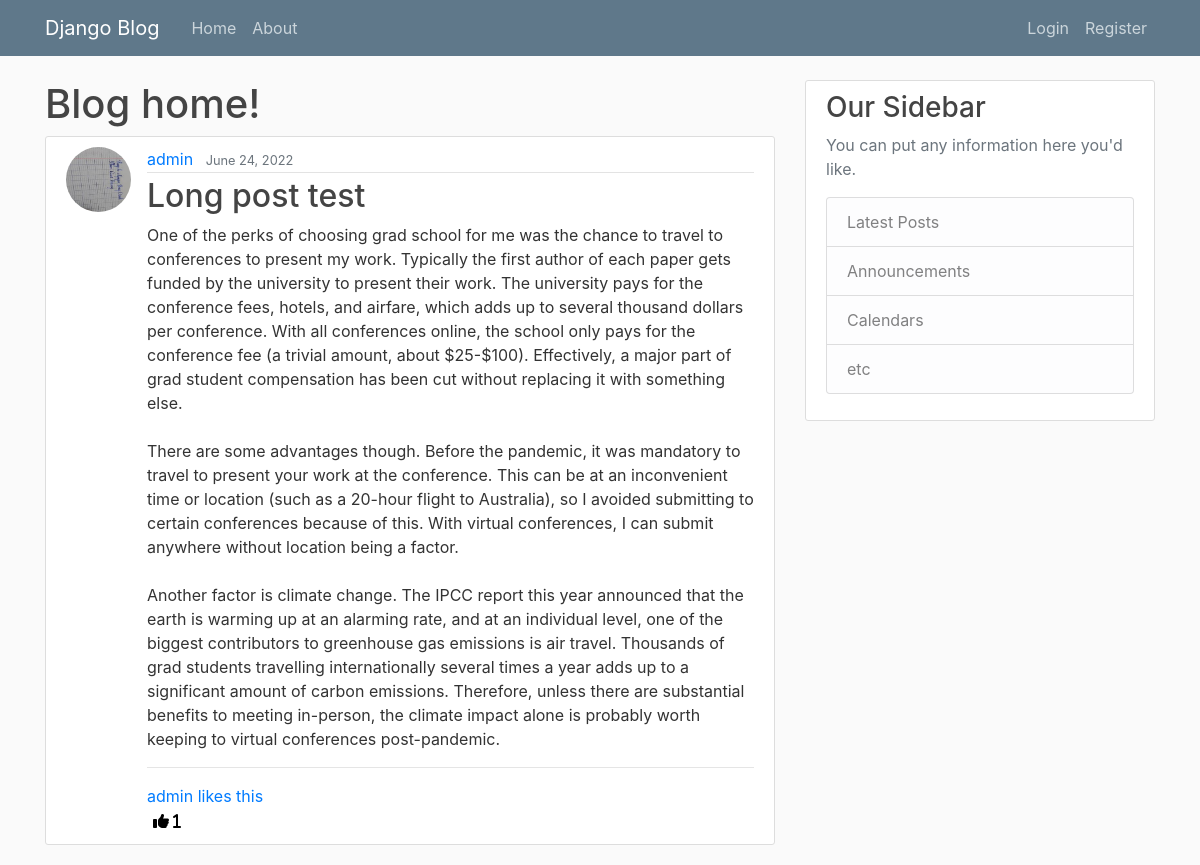
Screenshot of /blog/post/7/ with the database file from the repository.
### blog/models.py (models this page shows, shortened)
class Post(models.Model):
    title = models.CharField(max_length=100)
    content = models.TextField()
    date_posted = models.DateTimeField(default=timezone.now)
    author = models.ForeignKey(User, on_delete=models.CASCADE)
    likes = models.ManyToManyField(User, blank=True, related_name='likes')
    class Meta:
        ordering = ['-id']

### users/models.py (models this page shows, shortened)
class Profile(models.Model):
    user = models.OneToOneField(User, on_delete=models.CASCADE)
    image = models.ImageField(default='default.jpg', upload_to='profile_pics')

### blog/views.py (the view)
# urls.py: path('post/<int:pk>/', PostDetailView.as_view(), name='post-detail'),
class PostDetailView(DetailView):
    model = Post

### blog/templates/blog/post_detail.html (shortened to what this page needs)
{% extends "blog/base.html" %}
{% block content %}
<h1>Blog home!</h1>
<article class="media content-section">
    <img class="rounded-circle article-img" src="{{object.author.profile.image.url}}">
    <div class="media-body">
        <div class="article-metadata">
            <a class="mr-2" href="#">{{ object.author }}</a>
            <small class="text-muted">{{ object.date_posted | date:"F d, Y"}}</small>
        </div>
        <h2 class="article-title">{{ object.title }}</h2>
        <p class="article-content">{{ object.content }}</p>
        <hr>
        {% if post.likes.all.count > 2 %}
        <a href="" data-toggle="modal" data-target="#likePeople" id="ThemIdDeQuery">aaaaaa</a>
        {% else %}
        {% if post.likes.all.count == 2 %}
        <a href="" data-toggle="modal" data-target="#likePeople">{{post.likes.all.0}} and
            {{post.likes.all.1}} like this</a>
        {% else %}
        {% if post.likes.all.count == 1 %}
        <a href="" data-toggle="modal" data-target="#likePeople">{{post.likes.all.first}}
            likes this</a>
        {%endif%}
        {% endif %}
        {% endif %}
        <form method="POST" action="{% url 'like' post.pk %}">
            <button style="background-color:transparent; border:none; box-shadow:none;" type="submit">
                <i class="fa-solid fa-thumbs-up"> {{post.likes.all.count}}</i>
            </button>
        </form>
    </div>
</article>
{% endblock content %}

### blog/static/blog/main.css (style rules this page uses)
body { background: #fafafa; color: #333333; margin-top: 5rem; }
h1, h2, h3, h4, h5, h6 { color: #444444; }
.content-section { background: #ffffff; padding: 10px 20px; border: 1px solid #dddddd; border-radius: 3px; margin-bottom: 20px; }
.article-title { color: #444444; }
.article-content { white-space: pre-line; }
.article-img { height: 65px; width: 65px; margin-right: 16px; }
.article-metadata { padding-bottom: 1px; margin-bottom: 4px; border-bottom: 1px solid #e3e3e3 }

### rows the page displays
Post: author.profile.image (picture), author "admin", date_posted "June 24, 2022", title "Long post test", content "One of the perks of choosing grad school for me was the chance to travel to conferences to present my work. Typically the first author of each paper gets funded by the university to present their work. The university pays for the conference fees, hotels, and airfare, which adds up to several thousand dollars per conference. With all conferences online, the school only pays for the conference fee (a trivial amount, about $25-$100). Effectively, a major part of grad student compensation has been cut without replacing it with something else. There are some advantages though. Before the pandemic, it was mandatory to travel to present your work at the conference. This can be at an inconvenient…", likes.all.first "admin", likes.all.count "1"
